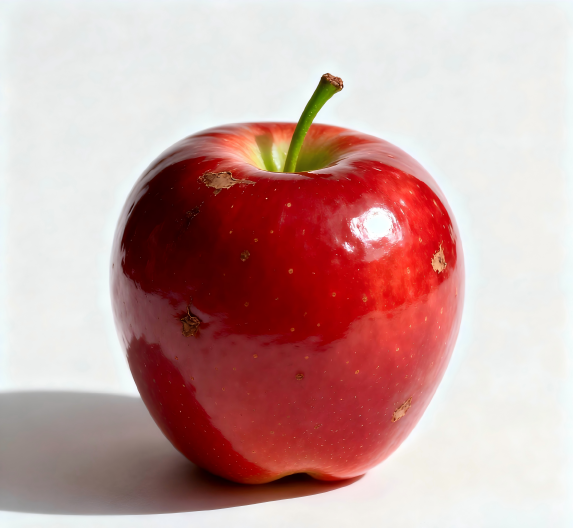
#> input picture data/input/apple.png, 573 x 528 px
$ python test_filter.py -i data/input/apple.png
#> lines starting #> are read from the running program, lines starting #| are printed output that depends on the picture; after the words box and inside, x2 and y2 are one past the last pixel; in counts of white or black regions, pixels touching at a corner belong together
### utils/imagefilter.py
import cv2
import numpy as np
from typing import Dict

class ImageFilter:
    """图像滤镜系统 - 4种滤镜效果"""

    def __init__(self):
        """初始化滤镜系统"""
        self.current_filter = "original"
        self.filters = {
            "original": self.filter_original,
            "histogram_equalization": self.filter_histogram_equalization,  # 手势 ONE (1)
            "flowing_years": self.filter_flowing_years,                   # 手势 TWO (2)
            "grayscale": self.filter_grayscale,                    # 手势 THREE (3)
            "sepia": self.filter_sepia,                           # 手势 FOUR (4)
        }

    def apply_filter(self, img: np.ndarray, filter_name: str) -> np.ndarray:
        """
        应用指定的滤镜
        :param img: 输入图像 (OpenCV BGR格式)
        :param filter_name: 滤镜名称
        :return: 处理后的图像
        """
        if filter_name in self.filters:
            self.current_filter = filter_name
            return self.filters[filter_name](img)
        else:
            return img

    def get_filter_names(self) -> list:
        """获取所有可用的滤镜名称"""
        return list(self.filters.keys())

    def get_current_filter(self) -> str:
        """获取当前激活的滤镜名称"""
        return self.current_filter

    # ======================== 滤镜实现 ========================

    def filter_original(self, img: np.ndarray) -> np.ndarray:
        """ 原图 """
        return img.copy()

    # [57 lines left out: functions filter_histogram_equalization, filter_flowing_years, filter_grayscale, filter_sepia, not called in this run]

    # ======================== 手势-滤镜映射 ========================

    @staticmethod
    def get_gesture_filter_map() -> Dict[str, str]:
        """
        获取手势到滤镜的映射关系
        :return: 映射字典
        """
        return {
            "original": "original",           # 默认/无滤镜
            "ONE": "histogram_equalization",   # 单指 -> 直方图均衡化
            "TWO": "flowing_years",          # 两指 -> 流年特效
            "THREE": "grayscale",        # 三指 -> 灰度特效
            "FOUR": "sepia",         # 四指 -> 怀旧特效
        }


class FilterController:
    """滤镜控制器 - 管理滤镜的应用和切换"""

    def __init__(self):
        """初始化滤镜控制器"""
        self.filter = ImageFilter()
        self.gesture_filter_map = ImageFilter.get_gesture_filter_map()
        self.last_gesture = "NO HAND"

    # [61 lines left out: functions update_by_gesture, apply_gesture_filter, get_info_text, add_filter_info_overlay, not called in this run]

### test_filter.py
"""
图像滤镜测试接口
支持实时查看所有滤镜效果、交互式测试和批量导出
"""

import cv2
import numpy as np
import os
import sys
from pathlib import Path

# 添加 utils 路径
sys.path.insert(0, os.path.join(os.path.dirname(__file__), 'utils'))

from imagefilter import ImageFilter, FilterController, add_filter_info_overlay


class FilterTester:
    """图像滤镜测试工具"""

    def __init__(self, image_path: str = None):
        """
        初始化滤镜测试工具
        :param image_path: 图片路径（可选）
        """
        self.filter = ImageFilter()
        self.controller = FilterController()
        self.filters = self.filter.get_filter_names()
        self.current_filter_idx = 0
        self.image_path = image_path
        self.original_img = None
        self.current_img = None

        if image_path and os.path.exists(image_path):
            self.load_image(image_path)
        else:
            print("未指定图片路径，将创建演示图像")
            self.create_demo_image()

    def load_image(self, image_path: str):
        """加载图片"""
#> called with image_path = 'data/input/apple.png'
        img = cv2.imread(image_path)
#> img is the input picture: shape (528, 573, 3); mean B, G, R 160.1, 162.5, 200.6
        if img is None:
            print(f"无法读取图片: {image_path}")
            self.create_demo_image()
        else:
            # 调整图片大小以适应屏幕
            h, w = img.shape[:2]
#> h = 528; w = 573
            if w > 800 or h > 600:
                scale = min(800/w, 600/h)
                new_w = int(w * scale)
                new_h = int(h * scale)
                img = cv2.resize(img, (new_w, new_h))

            self.original_img = img
            self.image_path = image_path
            print(f"✓ 图片已加载: {image_path}")
            print(f"  分辨率: {img.shape[1]}x{img.shape[0]}")
#|   分辨率: 573x528

    # [17 lines left out: function create_demo_image, not called in this run]

    def apply_current_filter(self):
        """应用当前选中的滤镜"""
        filter_name = self.filters[self.current_filter_idx]
        self.current_img = self.filter.apply_filter(self.original_img.copy(), filter_name)
        return self.current_img

    def get_filter_info_text(self) -> str:
        """获取滤镜信息文本"""
        filter_name = self.filters[self.current_filter_idx]
        total = len(self.filters)
        return f"[{self.current_filter_idx + 1}/{total}] {filter_name}"

    def show_interactive(self):
        """交互式查看滤镜"""
        print("\n" + "="*50)
        print("图像滤镜测试 - 交互模式")
        print("="*50)
        print(f"\n可用滤镜 ({len(self.filters)} 个):")
        for i, f in enumerate(self.filters, 1):
            print(f"  {i}. {f}")

        print("\n控制按键:")
        print("  A / D  : 上/下一个滤镜")
        print("  Space : 保存当前效果")
        print("  R     : 重置为原图")
        print("  Q/ESC : 退出\n")

        window_name = "image Filter Test"

        while True:
            self.apply_current_filter()

            # 添加信息叠加层
            display_img = self.current_img.copy()
            filter_name = self.filters[self.current_filter_idx]

            # 绘制标题
            h, w = display_img.shape[:2]
#> h = 528; w = 573
            overlay = display_img.copy()
            cv2.rectangle(overlay, (0, 0), (w, 60), (0, 0, 0), -1)
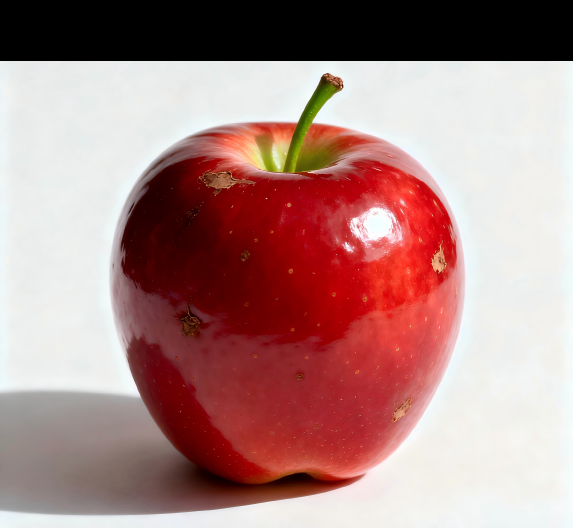
#> overlay: shape (528, 573, 3); 11.55% of pixels changed, all inside (x1, y1, x2, y2) = (0, 0, 573, 61)
            cv2.addWeighted(overlay, 0.3, display_img, 0.7, 0, display_img)

            info_text = self.get_filter_info_text()
            cv2.putText(display_img, info_text, (10, 30),
                       cv2.FONT_HERSHEY_SIMPLEX, 0.7, (0, 255, 0), 2)
            cv2.putText(display_img, "Arrow keys: switch | Space: save | R: reset | Q: quit",
                       (10, 55), cv2.FONT_HERSHEY_SIMPLEX, 0.5, (255, 255, 0), 1)
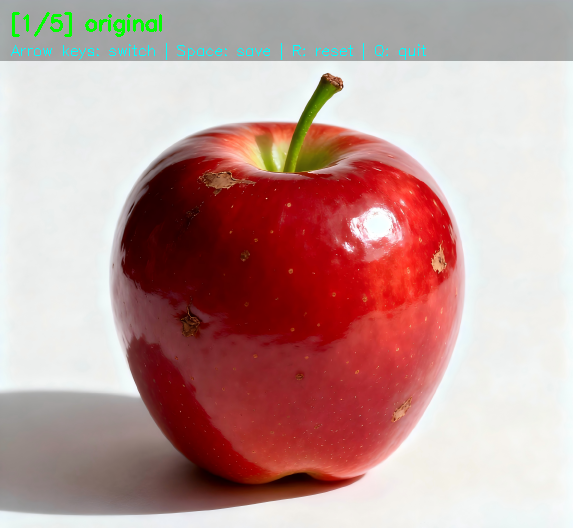
#> display_img: shape (528, 573, 3); mean B, G, R 151.6, 154.8, 191.5

            cv2.imshow(window_name, display_img)

            key = cv2.waitKey(1) & 0xFF
#> (key q is pressed here)

            if key == ord('q') or key == 27:  # Q 或 ESC
                break
            elif key == ord('a') or key == ord('d'):  # A 向左, D 向右
                if key == ord('a'):
                    self.current_filter_idx = (self.current_filter_idx - 1) % len(self.filters)
                    print(f"← 上一个滤镜: {self.filters[self.current_filter_idx]}")
                else:
                    self.current_filter_idx = (self.current_filter_idx + 1) % len(self.filters)
                    print(f"→ 下一个滤镜: {self.filters[self.current_filter_idx]}")
            elif key == ord(' '):
                self.save_current()
            elif key == ord('r') or key == ord('R'):
                self.current_filter_idx = 0
                print("✓ 已重置为原图")

        cv2.destroyAllWindows()

    # [108 lines left out: functions show_all_filters_grid, export_all_filters, save_current, not called in this run]


def main():
    """主函数"""
    import argparse

    parser = argparse.ArgumentParser(description="图像滤镜测试工具")
    parser.add_argument("--image", "-i", type=str, help="输入图片路径")
    parser.add_argument("--mode", "-m", type=str, default="interactive",
                       choices=["interactive", "grid", "export"],
                       help="测试模式: interactive(交互), grid(网格), export(导出)")

    args = parser.parse_args()

    print("\n" + "="*50)
    print("图像滤镜测试工具")
    print("="*50)

    tester = FilterTester(args.image)

    if args.mode == "interactive":
        tester.show_interactive()
    elif args.mode == "grid":
        tester.show_all_filters_grid()
    elif args.mode == "export":
        tester.export_all_filters()

if __name__ == "__main__":
    main()
